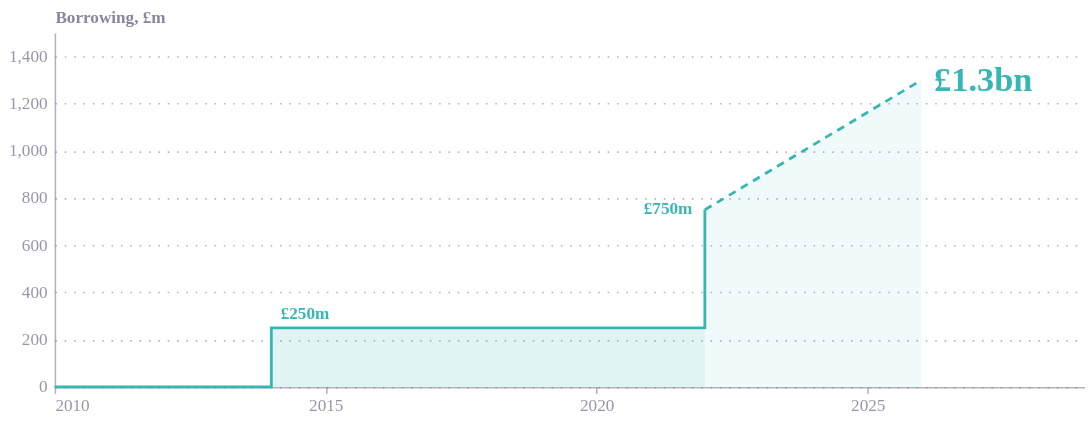

This figure's notebook cell:
### Code cell
import altair as alt
import pandas as pd
from ecostyles import EcoStyles

styles = EcoStyles()
styles.register_and_enable_theme()

def d(year):
    return pd.Timestamp(f"{year}-01-01")

# ---- Data: bonds issued, then approved borrowing to the 2026 forecast peak, £m -------
actual = pd.DataFrame({
    "date": [d(2010), d(2014), d(2022)],
    "value": [0, 250, 750],           # 2014 housing bond; 2022 £500m pension bond
})
forecast = pd.DataFrame({
    "date": [d(2022), d(2026)],
    "value": [750, 1300],             # + new hospital (£523m) and Fort Regent (£43m)
})

# ---- Chart -----------------------------------------------------------------------
Y_TITLE = "Borrowing, \u00a3m"
y_scale = alt.Scale(domain=[0, 1500])

x = alt.X("date:T", title=None, scale=alt.Scale(domain=[d(2010), d(2029)]),
          axis=alt.Axis(format="%Y", tickCount=5))

def y(field):
    return alt.Y(f"{field}:Q", title=Y_TITLE, scale=y_scale, axis=alt.Axis(format=",.0f"))

colour = alt.Color("series:N", legend=None)  # theme assigns the palette

def tag(chart):
    return chart.transform_calculate(series="'Debt'")

area = tag(alt.Chart(actual)).mark_area(interpolate="step-after", opacity=0.15).encode(
    x=x, y=y("value"), color=colour
)
line = tag(alt.Chart(actual)).mark_line(interpolate="step-after", strokeWidth=1.8).encode(
    x=x, y=y("value"), color=colour
)
ramp_area = tag(alt.Chart(forecast)).mark_area(opacity=0.07).encode(
    x=x, y=y("value"), color=colour
)
ramp = tag(alt.Chart(forecast)).mark_line(strokeWidth=1.8, strokeDash=[5, 4]).encode(
    x=x, y=y("value"), color=colour
)

def label(rows, **mark):
    df = pd.DataFrame(rows)
    return tag(alt.Chart(df)).mark_text(**mark).encode(
        x=x, y=y("value"), text="text:N", color=colour
    )

# Amounts only: what the borrowing was for goes in the slide text
first = label([{"date": d(2014), "value": 250, "text": "\u00a3250m"}],
              align="left", dx=6, dy=-9, fontWeight="bold")
second = label([{"date": d(2022), "value": 750, "text": "\u00a3750m"}],
               align="right", dx=-8, fontWeight="bold")
peak = label([{"date": d(2026), "value": 1300, "text": "\u00a31.3bn"}],
             align="left", dx=8, fontSize=22, fontWeight="bold")

chart = (area + ramp_area + line + ramp + first + second + peak).properties(
    width=700, height=270,
    autosize=alt.AutoSizeParams(type="fit", contains="padding"),
)

styles.save(chart, path=".", name="jersey_debt", svg=True)
chart

### Figure 1 — Vega-Lite specification as saved in the notebook (floating-point values rounded to 4 significant figures)
{"config": {"font": "Circular Std", "text": {"color": "#676A86", "align": "left", "baseline": "middle", "dx": 7, "dy": 0, "fontSize": 11}, "view": {"stroke": null, "continuousWidth": 400, "continuousHeight": 300, "discreteWidth": 400, "discreteHeight": 300}, "range": {"category": ["#36B7B4", "#E6224B", "#F4C245", "#0063AF", "#00A767", "#179FDB", "#EB5C2E"], "diverging": ["#E6224B", "#E54753", "#C9C9C9", "#179FDB", "#122B39"], "heatmap": ["#C9C9C9", "#179FDB", "#0063AF", "#122B39"], "ordinal": ["#00A767", "#36B7B4", "#179FDB", "#0063AF", "#243B5A"]}, "bar": {"color": "#179fdb"}, "line": {"color": "#e6224b"}, "rule": {"color": "#676A86"}, "area": {"opacity": 0.3}, "point": {"filled": true, "size": 80, "color": "#e6224b", "opacity": 0.95}, "geoshape": {"stroke": "white", "strokeWidth": 0.3}, "rect": {"fill": "#d6d4d4", "opacity": 0.3}, "axis": {"labelColor": "#676A86", "labelFontSize": 11, "labelFont": "Circular Std", "labelOpacity": 0.7, "tickColor": "#676A86", "tickOpacity": 0.5, "domainColor": "#676A86", "domainOpacity": 0.5, "gridColor": "#676A86", "gridDash": [2, 2], "gridOpacity": 0.5, "title": null, "titleColor": "#676A86", "titleOpacity": 0.8, "tickSize": 4}, "axisXDiscrete": {"grid": false, "labelAngle": 0, "tickCount": 10, "tickOpacity": 0.5, "title": null}, "axisYDiscrete": {"ticks": false, "labelPadding": 5}, "axisXTemporal": {"grid": false, "ticks": true}, "axisXQuantitative": {"grid": true}, "axisYQuantitative": {"gridColor": "#676A86", "gridDash": [1, 5], "gridOpacity": 0.5, "ticks": false, "labelPadding": 5, "tickCount": 8, "titleAngle": 0, "titleAlign": "left", "titleBaseline": "bottom", "titleX": 0, "titleY": -5}, "title": {"color": "#676A86E6", "subtitleColor": "#676A86", "font": "Circular Std", "subtitleFont": "Circular Std", "anchor": "start", "fontSize": 14, "subtitleFontSize": 12, "subtitlePadding": 4, "offset": 0, "frame": "group"}, "legend": {"titleColor": "#122b39", "title": null, "labelColor": "#122b39", "labelFontSize": 11}}, "layer": [{"data": {"name": "data-54cca6ec9a83409f56b7b9b78db602f6"}, "mark": {"type": "area", "interpolate": "step-after", "opacity": 0.15}, "encoding": {"color": {"field": "series", "legend": null, "type": "nominal"}, "x": {"axis": {"format": "%Y", "tickCount": 5}, "field": "date", "scale": {"domain": ["2010-01-01T00:00:00", "2029-01-01T00:00:00"]}, "title": null, "type": "temporal"}, "y": {"axis": {"format": ",.0f"}, "field": "value", "scale": {"domain": [0, 1500]}, "title": "Borrowing, £m", "type": "quantitative"}}, "transform": [{"calculate": "'Debt'", "as": "series"}]}, {"data": {"name": "data-c940e9ef0373917c0359c36e5bd3b097"}, "mark": {"type": "area", "opacity": 0.07}, "encoding": {"color": {"field": "series", "legend": null, "type": "nominal"}, "x": {"axis": {"format": "%Y", "tickCount": 5}, "field": "date", "scale": {"domain": ["2010-01-01T00:00:00", "2029-01-01T00:00:00"]}, "title": null, "type": "temporal"}, "y": {"axis": {"format": ",.0f"}, "field": "value", "scale": {"domain": [0, 1500]}, "title": "Borrowing, £m", "type": "quantitative"}}, "transform": [{"calculate": "'Debt'", "as": "series"}]}, {"data": {"name": "data-54cca6ec9a83409f56b7b9b78db602f6"}, "mark": {"type": "line", "interpolate": "step-after", "strokeWidth": 1.8}, "encoding": {"color": {"field": "series", "legend": null, "type": "nominal"}, "x": {"axis": {"format": "%Y", "tickCount": 5}, "field": "date", "scale": {"domain": ["2010-01-01T00:00:00", "2029-01-01T00:00:00"]}, "title": null, "type": "temporal"}, "y": {"axis": {"format": ",.0f"}, "field": "value", "scale": {"domain": [0, 1500]}, "title": "Borrowing, £m", "type": "quantitative"}}, "transform": [{"calculate": "'Debt'", "as": "series"}]}, {"data": {"name": "data-c940e9ef0373917c0359c36e5bd3b097"}, "mark": {"type": "line", "strokeDash": [5, 4], "strokeWidth": 1.8}, "encoding": {"color": {"field": "series", "legend": null, "type": "nominal"}, "x": {"axis": {"format": "%Y", "tickCount": 5}, "field": "date", "scale": {"domain": ["2010-01-01T00:00:00", "2029-01-01T00:00:00"]}, "title": null, "type": "temporal"}, "y": {"axis": {"format": ",.0f"}, "field": "value", "scale": {"domain": [0, 1500]}, "title": "Borrowing, £m", "type": "quantitative"}}, "transform": [{"calculate": "'Debt'", "as": "series"}]}, {"data": {"name": "data-7f3f99ff70c1fd57148aa7434c1af95e"}, "mark": {"type": "text", "align": "left", "dx": 6, "dy": -9, "fontWeight": "bold"}, "encoding": {"color": {"field": "series", "legend": null, "type": "nominal"}, "text": {"field": "text", "type": "nominal"}, "x": {"axis": {"format": "%Y", "tickCount": 5}, "field": "date", "scale": {"domain": ["2010-01-01T00:00:00", "2029-01-01T00:00:00"]}, "title": null, "type": "temporal"}, "y": {"axis": {"format": ",.0f"}, "field": "value", "scale": {"domain": [0, 1500]}, "title": "Borrowing, £m", "type": "quantitative"}}, "transform": [{"calculate": "'Debt'", "as": "series"}]}, {"data": {"name": "data-abc6d8f9af24b7caddb2092fc4af2407"}, "mark": {"type": "text", "align": "right", "dx": -8, "fontWeight": "bold"}, "encoding": {"color": {"field": "series", "legend": null, "type": "nominal"}, "text": {"field": "text", "type": "nominal"}, "x": {"axis": {"format": "%Y", "tickCount": 5}, "field": "date", "scale": {"domain": ["2010-01-01T00:00:00", "2029-01-01T00:00:00"]}, "title": null, "type": "temporal"}, "y": {"axis": {"format": ",.0f"}, "field": "value", "scale": {"domain": [0, 1500]}, "title": "Borrowing, £m", "type": "quantitative"}}, "transform": [{"calculate": "'Debt'", "as": "series"}]}, {"data": {"name": "data-6806ef35e3c602910f3eb45bef002307"}, "mark": {"type": "text", "align": "left", "dx": 8, "fontSize": 22, "fontWeight": "bold"}, "encoding": {"color": {"field": "series", "legend": null, "type": "nominal"}, "text": {"field": "text", "type": "nominal"}, "x": {"axis": {"format": "%Y", "tickCount": 5}, "field": "date", "scale": {"domain": ["2010-01-01T00:00:00", "2029-01-01T00:00:00"]}, "title": null, "type": "temporal"}, "y": {"axis": {"format": ",.0f"}, "field": "value", "scale": {"domain": [0, 1500]}, "title": "Borrowing, £m", "type": "quantitative"}}, "transform": [{"calculate": "'Debt'", "as": "series"}]}], "autosize": {"contains": "padding", "type": "fit"}, "height": 270, "width": 700, "$schema": "https://vega.github.io/schema/vega-lite/v6.4.1.json", "datasets": {"data-54cca6ec9a83409f56b7b9b78db602f6": [{"date": "2010-01-01T00:00:00", "value": 0}, {"date": "2014-01-01T00:00:00", "value": 250}, {"date": "2022-01-01T00:00:00", "value": 750}], "data-c940e9ef0373917c0359c36e5bd3b097": [{"date": "2022-01-01T00:00:00", "value": 750}, {"date": "2026-01-01T00:00:00", "value": 1300}], "data-7f3f99ff70c1fd57148aa7434c1af95e": [{"date": "2014-01-01T00:00:00", "value": 250, "text": "£250m"}], "data-abc6d8f9af24b7caddb2092fc4af2407": [{"date": "2022-01-01T00:00:00", "value": 750, "text": "£750m"}], "data-6806ef35e3c602910f3eb45bef002307": [{"date": "2026-01-01T00:00:00", "value": 1300, "text": "£1.3bn"}]}}
